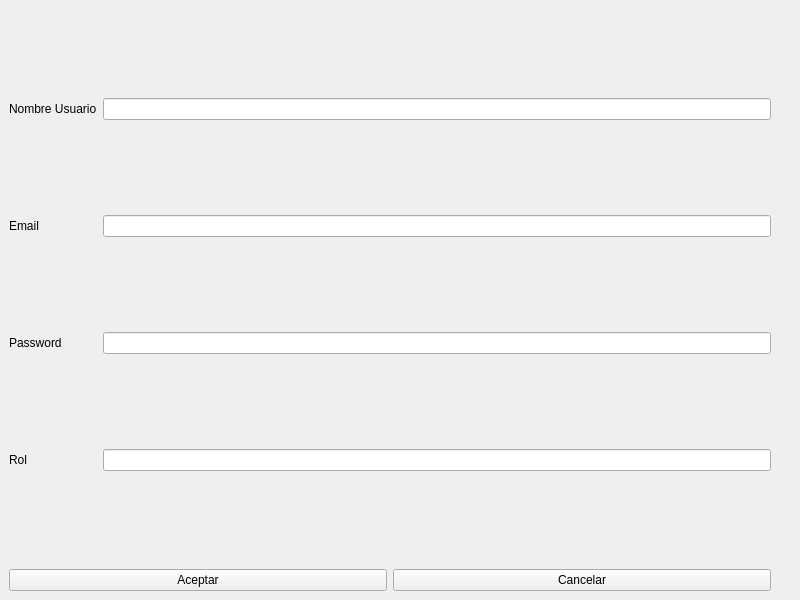
<?xml version="1.0" encoding="UTF-8"?>
<ui version="4.0">
 <class>MainWindow</class>
 <widget class="QMainWindow" name="MainWindow">
  <property name="geometry">
   <rect>
    <x>0</x>
    <y>0</y>
    <width>800</width>
    <height>600</height>
   </rect>
  </property>
  <property name="windowTitle">
   <string>MainWindow</string>
  </property>
  <widget class="QWidget" name="centralwidget">
   <layout class="QGridLayout" name="gridLayout_2">
    <item row="0" column="0">
     <layout class="QGridLayout" name="gridLayout">
      <item row="0" column="1">
       <widget class="QLineEdit" name="lineEdit_nombre"/>
      </item>
      <item row="0" column="0">
       <widget class="QLabel" name="label">
        <property name="text">
         <string>Nombre Usuario</string>
        </property>
       </widget>
      </item>
      <item row="2" column="1">
       <widget class="QLineEdit" name="lineEdit_password"/>
      </item>
      <item row="1" column="1">
       <widget class="QLineEdit" name="lineEdit_email"/>
      </item>
      <item row="2" column="0">
       <widget class="QLabel" name="label_3">
        <property name="text">
         <string>Password</string>
        </property>
       </widget>
      </item>
      <item row="1" column="0">
       <widget class="QLabel" name="label_2">
        <property name="text">
         <string>Email</string>
        </property>
       </widget>
      </item>
      <item row="3" column="0">
       <widget class="QLabel" name="label_4">
        <property name="text">
         <string>Rol</string>
        </property>
       </widget>
      </item>
      <item row="3" column="1">
       <widget class="QLineEdit" name="lineEdit"/>
      </item>
     </layout>
    </item>
    <item row="1" column="0">
     <layout class="QHBoxLayout" name="horizontalLayout">
      <item>
       <widget class="QPushButton" name="pushButton">
        <property name="text">
         <string>Aceptar</string>
        </property>
       </widget>
      </item>
      <item>
       <widget class="QPushButton" name="pushButton_Cancelar">
        <property name="text">
         <string>Cancelar</string>
        </property>
       </widget>
      </item>
     </layout>
    </item>
    <item row="0" column="1">
     <spacer name="verticalSpacer">
      <property name="orientation">
       <enum>Qt::Vertical</enum>
      </property>
      <property name="sizeHint" stdset="0">
       <size>
        <width>20</width>
        <height>40</height>
       </size>
      </property>
     </spacer>
    </item>
   </layout>
  </widget>
 </widget>
 <resources/>
 <connections/>
</ui>
